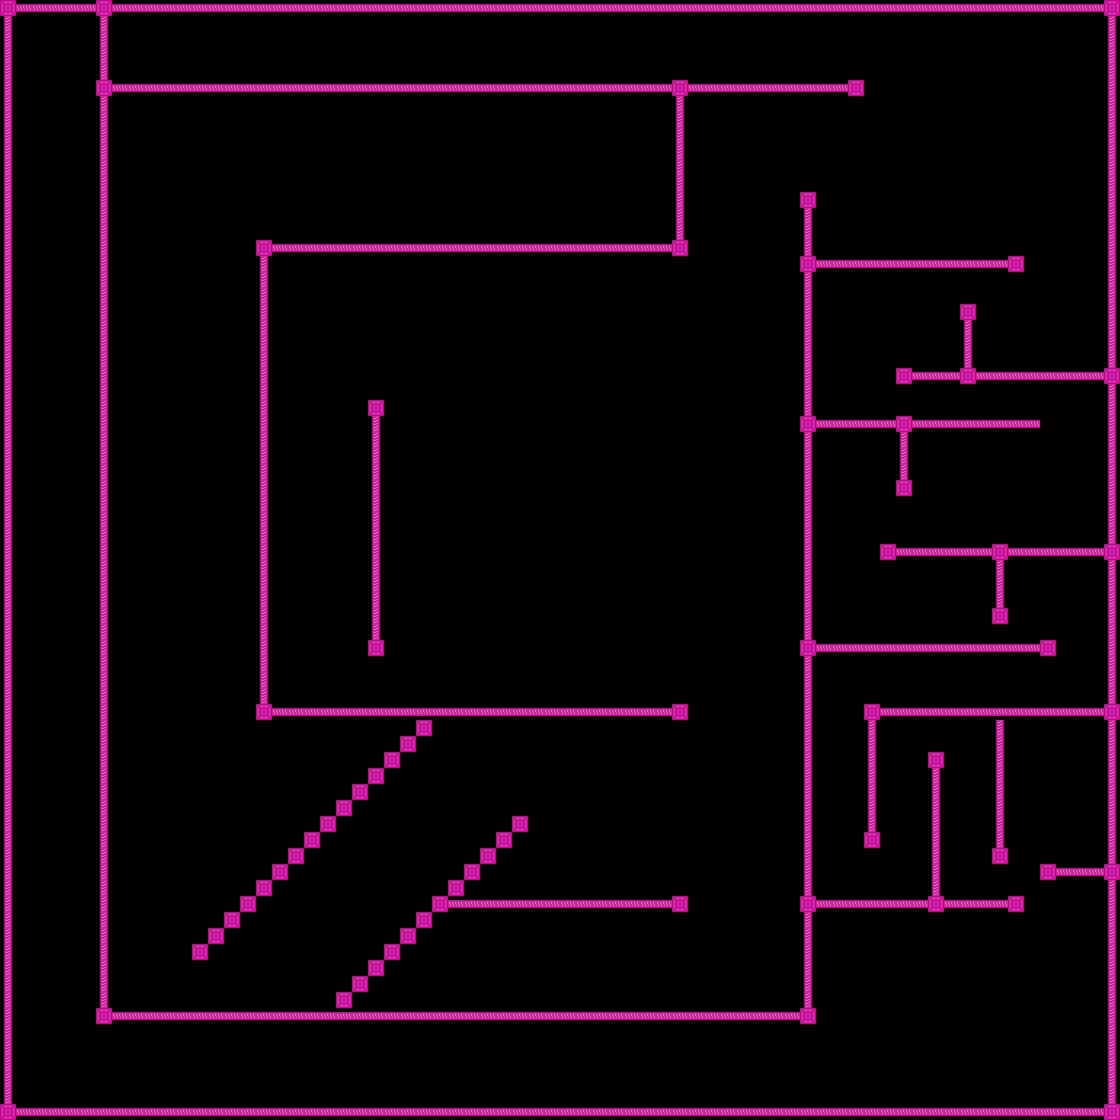

This game map was drawn from its Tiled (.tmx) file and the tilesets committed beside it. A one-line description and the trimmed map source follow:
An orthogonal 70x70 tile map with 16x16 px tiles, 1 tile layer (Tile Layer 1).

<map version="1.8" tiledversion="1.8.2" orientation="orthogonal" renderorder="right-down" width="70" height="70" tilewidth="16" tileheight="16" infinite="0" nextlayerid="2" nextobjectid="1">
 <editorsettings>
  <export target="../assets/nibbler/map2.csv" format="csv" />
 </editorsettings>
 <tileset firstgid="1" source="NibblerTileset.tsx" />
 <layer id="1" name="Tile Layer 1" width="70" height="70">
  <data>[4900 cells, 4900 non-empty, 4 distinct tile ids]</data>
 </layer>
</map>
